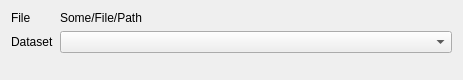
<?xml version="1.0" encoding="UTF-8"?>
<ui version="4.0">
 <class>BaseWidget</class>
 <widget class="QWidget" name="BaseWidget">
  <property name="geometry">
   <rect>
    <x>0</x>
    <y>0</y>
    <width>463</width>
    <height>80</height>
   </rect>
  </property>
  <property name="sizePolicy">
   <sizepolicy hsizetype="Expanding" vsizetype="Preferred">
    <horstretch>0</horstretch>
    <verstretch>0</verstretch>
   </sizepolicy>
  </property>
  <property name="minimumSize">
   <size>
    <width>0</width>
    <height>0</height>
   </size>
  </property>
  <property name="maximumSize">
   <size>
    <width>16777215</width>
    <height>80</height>
   </size>
  </property>
  <property name="windowTitle">
   <string>Form</string>
  </property>
  <layout class="QVBoxLayout" name="verticalLayout">
   <item>
    <layout class="QFormLayout" name="formLayout">
     <item row="0" column="0">
      <widget class="QLabel" name="label">
       <property name="text">
        <string>File</string>
       </property>
      </widget>
     </item>
     <item row="0" column="1">
      <widget class="QLabel" name="fileNameLabel">
       <property name="text">
        <string>Some/File/Path</string>
       </property>
      </widget>
     </item>
     <item row="1" column="0">
      <widget class="QLabel" name="label_3">
       <property name="text">
        <string>Dataset</string>
       </property>
      </widget>
     </item>
     <item row="1" column="1">
      <widget class="QComboBox" name="datasetDropdown"/>
     </item>
    </layout>
   </item>
  </layout>
 </widget>
 <resources/>
 <connections/>
</ui>
